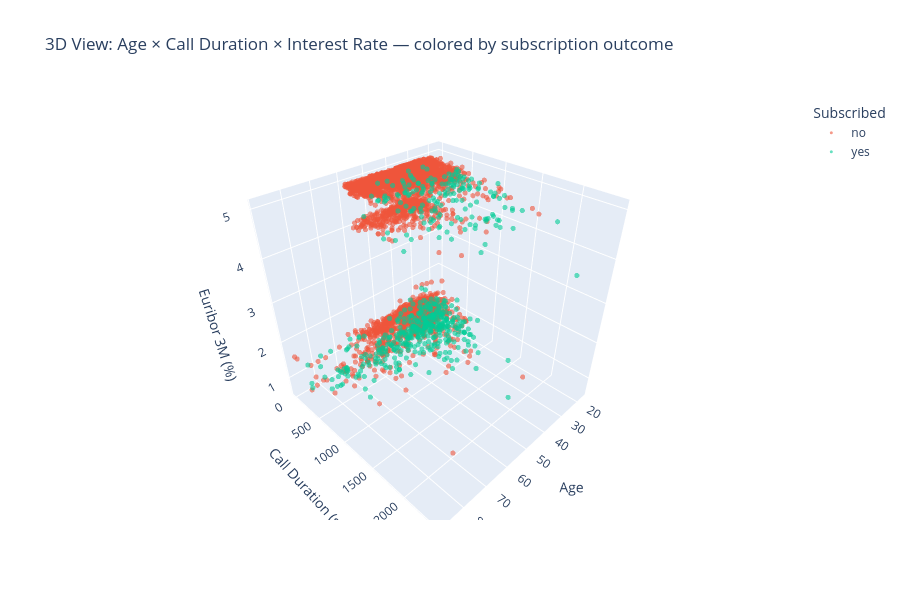

Notebook code cell kept with this figure:
### Markdown cell above
---
## Section 4 — The 3D View: Age, Call Duration & Interest Rate

Three of our strongest signals — client age, call duration, and prevailing interest rate — plotted together.  
Color = subscription outcome. **Rotate the chart** to explore the structure.

Hover over any point to see job, marital status, and education.

### Code cell
# Sample for performance (5k points is plenty for a 3D scatter)
sample = df.sample(5000, random_state=42)

fig = px.scatter_3d(
    sample,
    x='age', y='duration', z='euribor3m',
    color='y',
    color_discrete_map={'yes': '#00CC96', 'no': '#EF553B'},
    opacity=0.6,
    size_max=4,
    labels={'age': 'Age', 'duration': 'Call Duration (s)', 'euribor3m': 'Euribor 3M', 'y': 'Subscribed'},
    title='3D View: Age × Call Duration × Interest Rate — colored by subscription outcome',
    hover_data={'job': True, 'marital': True, 'education': True,
                'age': True, 'duration': True, 'euribor3m': ':.2f', 'y': True}
)
fig.update_traces(marker=dict(size=3))
fig.update_layout(
    height=600,
    scene=dict(
        xaxis_title='Age',
        yaxis_title='Call Duration (s)',
        zaxis_title='Euribor 3M (%)'
    )
)
fig.show()

### Figure 1 — Plotly figure (JSON) as saved in the notebook; plotly's stock layout.template omitted (floating-point values rounded to 4 significant figures; data arrays with more than 128 entries replaced by an {"elided": "..."} marker saying what was removed)
{"data": [{"customdata": {"elided": "4438x4 str values"}, "hovertemplate": "Subscribed=%{customdata[3]}<br>Age=%{x}<br>Call Duration (s)=%{y}<br>Euribor 3M=%{z:.2f}<br>job=%{customdata[0]}<br>marital=%{customdata[1]}<br>education=%{customdata[2]}<extra></extra>", "legendgroup": "no", "marker": {"color": "#EF553B", "opacity": 0.6, "size": 3, "symbol": "circle"}, "mode": "markers", "name": "no", "scene": "scene", "showlegend": true, "type": "scatter3d", "x": {"elided": "4438 int values"}, "y": {"elided": "4438 int values"}, "z": {"elided": "4438 float values"}}, {"customdata": {"elided": "562x4 str values"}, "hovertemplate": "Subscribed=%{customdata[3]}<br>Age=%{x}<br>Call Duration (s)=%{y}<br>Euribor 3M=%{z:.2f}<br>job=%{customdata[0]}<br>marital=%{customdata[1]}<br>education=%{customdata[2]}<extra></extra>", "legendgroup": "yes", "marker": {"color": "#00CC96", "opacity": 0.6, "size": 3, "symbol": "circle"}, "mode": "markers", "name": "yes", "scene": "scene", "showlegend": true, "type": "scatter3d", "x": {"elided": "562 int values"}, "y": {"elided": "562 int values"}, "z": {"elided": "562 float values"}}], "layout": {"height": 600, "legend": {"title": {"text": "Subscribed"}, "tracegroupgap": 0}, "scene": {"domain": {"x": [0, 1], "y": [0, 1]}, "xaxis": {"title": {"text": "Age"}}, "yaxis": {"title": {"text": "Call Duration (s)"}}, "zaxis": {"title": {"text": "Euribor 3M (%)"}}}, "title": {"text": "3D View: Age × Call Duration × Interest Rate — colored by subscription outcome"}}}
